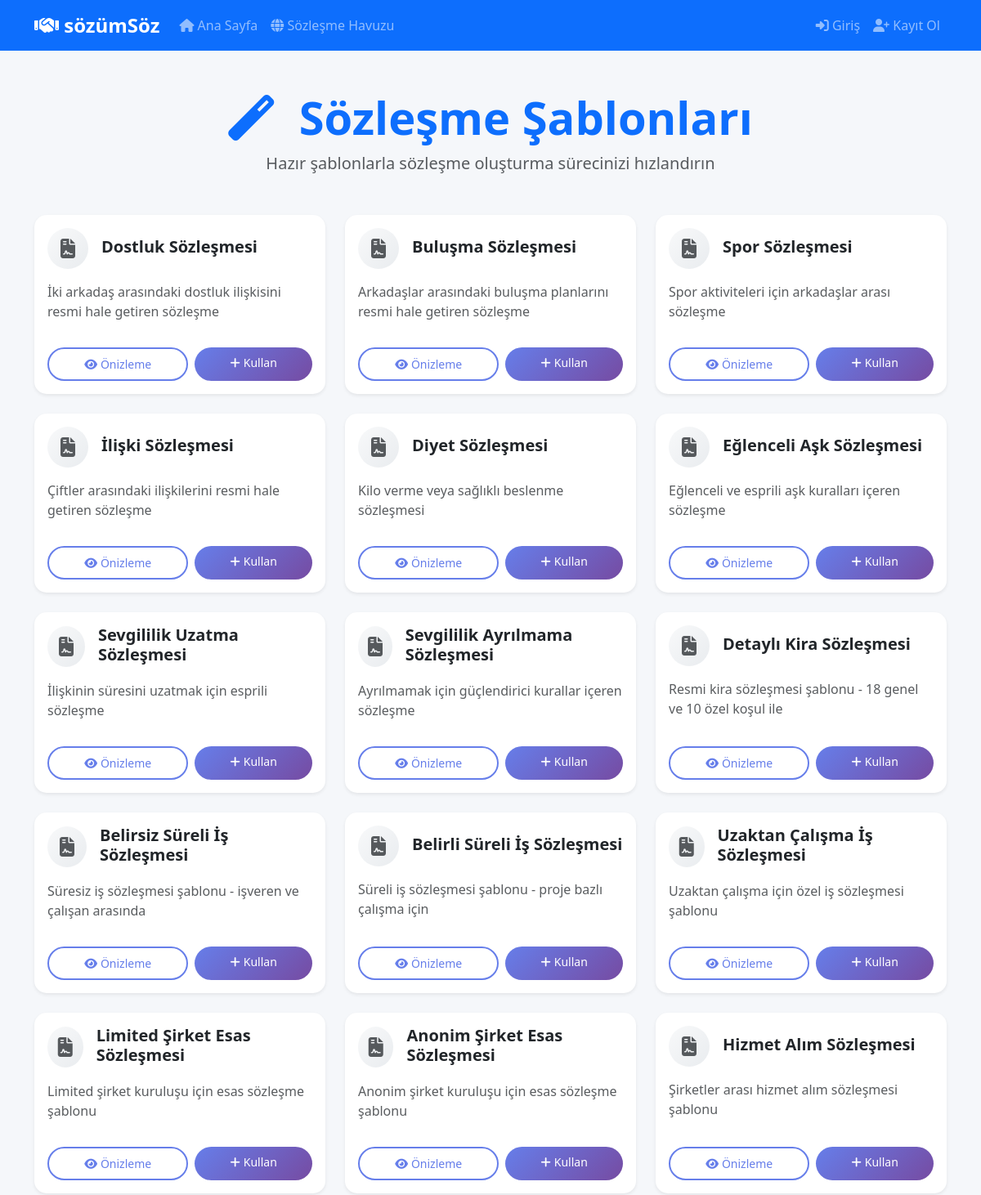
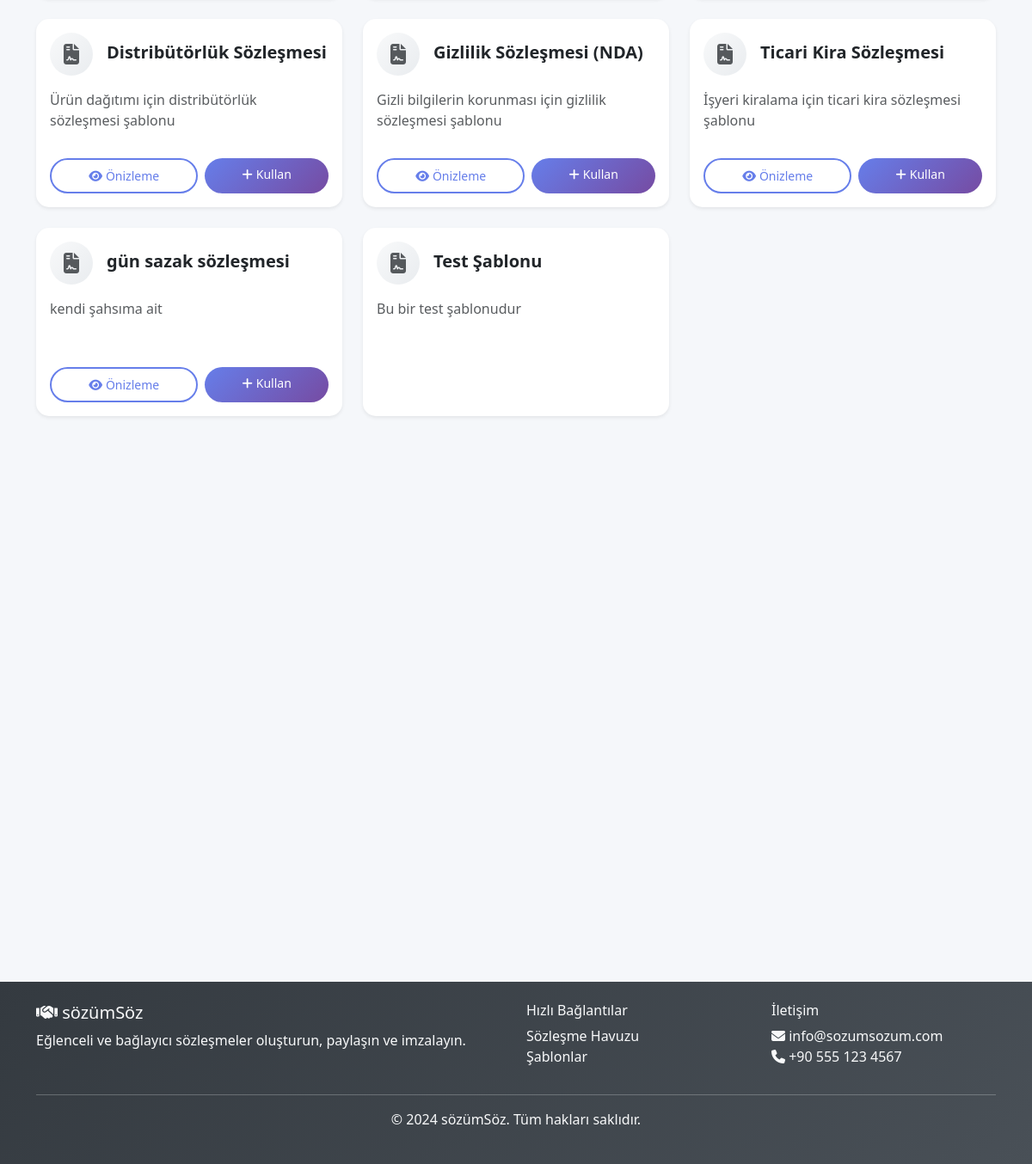
/templates/, run on the app's committed database (2 pictures, top to bottom).
### contracts/models.py (models this page shows, shortened)
class ContractTemplate(models.Model):
    title = models.CharField(max_length=200, verbose_name="Şablon Başlığı")
    content = models.TextField(verbose_name="Şablon İçeriği")
    description = models.TextField(blank=True, null=True, verbose_name="Açıklama")
    creator = models.ForeignKey(User, on_delete=models.CASCADE, related_name='created_templates', verbose_name="Oluşturan", null=True, blank=True)
    category = models.CharField(max_length=100, blank=True, null=True, verbose_name="Kategori")
    tags = models.CharField(max_length=500, blank=True, null=True, verbose_name="Etiketler", help_text="Virgülle ayırın")
    is_active = models.BooleanField(default=True, verbose_name="Aktif")
    is_public = models.BooleanField(default=False, verbose_name="Herkese Açık")
    usage_count = models.PositiveIntegerField(default=0, verbose_name="Kullanım Sayısı")
    is_shareable = models.BooleanField(default=False, verbose_name="Paylaşılabilir")
    share_code = models.CharField(max_length=50, unique=True, null=True, blank=True, verbose_name="Paylaşım Kodu")
    share_expires_at = models.DateTimeField(null=True, blank=True, verbose_name="Paylaşım Bitiş Tarihi")
    created_at = models.DateTimeField(auto_now_add=True)
    updated_at = models.DateTimeField(auto_now=True)
    class Meta:
        verbose_name = "Sözleşme Şablonu"
        verbose_name_plural = "Sözleşme Şablonları"
        ordering = ['-created_at']

### contracts/views.py (the view, shortened to what this page needs)
# urls.py: path('templates/', views.contract_templates, name='contract_templates'),
def contract_templates(request):
    templates = ContractTemplate.objects.filter(is_active=True)
    invited_contracts_count = 0
    return render(request, 'contracts/contract_templates.html', {
        'templates': templates,
        'invited_contracts_count': invited_contracts_count
    })

### contracts/context_processors.py (called while the page is built, shortened)
def contract_counts(request):
    if not request.user.is_authenticated:
        return {
            'declined_contracts_count': 0,
            'invited_contracts_count': 0
        }

### templates/contracts/contract_templates.html (shortened to what this page needs)
{% extends 'base.html' %}
{% load static %}
{% block content %}
<div class="container py-5">
    <div class="row">
        <div class="col-12">
            <div class="text-center mb-5">
                <h1 class="display-4 fw-bold text-primary">
                    <i class="fas fa-magic me-3"></i>
                    Sözleşme Şablonları
                </h1>
                <p class="lead text-muted">
                    Hazır şablonlarla sözleşme oluşturma sürecinizi hızlandırın
                </p>
            </div>
            {% if templates %}
                <div class="row g-4">
                    {% for template in templates %}
                        <div class="col-md-6 col-lg-4">
                            <div class="card h-100 border-0 shadow-sm hover-lift">
                                <div class="card-body d-flex flex-column">
                                    <div class="d-flex align-items-center mb-3">
                                        <div class="template-icon me-3">
                                            {% if template.template_type == 'friendship' %}
                                                <i class="fas fa-heart text-danger"></i>
                                            {% elif template.template_type == 'meeting' %}
                                                <i class="fas fa-calendar text-info"></i>
                                            {% elif template.template_type == 'sports' %}
                                                <i class="fas fa-futbol text-success"></i>
                                            {% elif template.template_type == 'relationship' %}
                                                <i class="fas fa-heart text-warning"></i>
                                            {% elif template.template_type == 'travel' %}
                                                <i class="fas fa-plane text-primary"></i>
                                            {% elif template.template_type == 'diet' %}
                                                <i class="fas fa-apple-alt text-success"></i>
                                            {% elif template.template_type == 'study' %}
                                                <i class="fas fa-book text-info"></i>
                                            {% elif template.template_type == 'cooking' %}
                                                <i class="fas fa-utensils text-warning"></i>
                                            {% elif template.template_type == 'household' %}
                                                <i class="fas fa-home text-secondary"></i>
                                            {% elif template.template_type == 'delivery' %}
                                                <i class="fas fa-truck text-primary"></i>
                                            {% else %}
                                                <i class="fas fa-file-contract text-muted"></i>
                                            {% endif %}
                                        </div>
                                        <div>
                                            <h5 class="card-title fw-bold mb-1">{{ template.title }}</h5>
                                        </div>
                                    </div>
                                    <p class="card-text text-muted flex-grow-1">
                                        {{ template.description }}
                                    </p>
                                    <div class="d-flex gap-2 mt-3">
                                        <button class="btn btn-outline-primary btn-sm flex-fill"
                                                onclick="previewTemplate('{{ template.title }}', '{{ template.content|escapejs }}')">
                                            <i class="fas fa-eye me-1"></i>Önizleme
                                        </button>
                                        <a href="{% url 'contracts:contract_create' %}?template={{ template.id }}"
                                           class="btn btn-primary btn-sm flex-fill">
                                            <i class="fas fa-plus me-1"></i>Kullan
                                        </a>
                                    </div>
                                </div>
                            </div>
                        </div>
                    {% endfor %}
                </div>
            {% endif %}
        </div>
    </div>
</div>
{% endblock %}

### templates/base.html (shortened to what this page needs)
{% load static %}
<!DOCTYPE html>
<html lang="tr">
<head>
    <link href="https://cdn.jsdelivr.net/npm/bootstrap@5.3.0/dist/css/bootstrap.min.css" rel="stylesheet">
    <link rel="stylesheet" href="https://cdnjs.cloudflare.com/ajax/libs/font-awesome/6.4.0/css/all.min.css">
    <link rel="stylesheet" href="{% static 'css/style.css' %}">
</head>
    <body {% if user.is_authenticated %}data-user-authenticated="true"{% endif %}>
    <nav class="navbar navbar-expand-lg navbar-dark bg-primary">
        <div class="container">
            <a class="navbar-brand" href="{% url 'contracts:home' %}">
                <i class="fas fa-handshake"></i> sözümSöz
            </a>
            <div class="collapse navbar-collapse" id="navbarNav">
                <ul class="navbar-nav me-auto">
                    <li class="nav-item">
                        <a class="nav-link" href="{% url 'contracts:home' %}">
                            <i class="fas fa-home"></i> Ana Sayfa
                        </a>
                    </li>
                    <li class="nav-item">
                        <a class="nav-link" href="{% url 'contracts:contract_pool' %}">
                            <i class="fas fa-globe"></i> Sözleşme Havuzu
                        </a>
                    </li>
                </ul>
                <ul class="navbar-nav">
                    {% if user.is_authenticated %}
                        <li class="nav-item dropdown">
                            <a class="nav-link dropdown-toggle position-relative" href="#" id="notificationDropdown" role="button" data-bs-toggle="dropdown">
                                <i class="fas fa-bell"></i>
                                <span class="badge bg-danger position-absolute top-0 start-100 translate-middle rounded-pill"
                                      data-notification-id="unread-notifications-count" style="display: none;">0</span>
                            </a>
                            <ul class="dropdown-menu dropdown-menu-end notification-dropdown" style="width: 350px; max-height: 400px; overflow-y: auto;">
                                <li class="dropdown-header d-flex justify-content-between align-items-center">
                                    <span>Bildirimler</span>
                                    <button class="btn btn-sm btn-outline-primary" onclick="markAllNotificationsRead()" style="font-size: 0.7rem;">
                                        Tümünü Okundu İşaretle
                                    </button>
                                </li>
                                <li><hr class="dropdown-divider"></li>
                                <div id="notificationDropdownContent">
                                    <li class="text-center py-3">
                                        <div class="spinner-border spinner-border-sm" role="status">
                                            <span class="visually-hidden">Yükleniyor...</span>
                                        </div>
                                        <small class="text-muted d-block mt-2">Bildirimler yükleniyor...</small>
                                    </li>
                                </div>
                                <li><hr class="dropdown-divider"></li>
                                <li>
                                    <a class="dropdown-item text-center" href="{% url 'contracts:notifications_list' %}">
                                        <i class="fas fa-list me-1"></i>
                                        Tüm Bildirimleri Gör
                                    </a>
                                </li>
                            </ul>
                        </li>
                        <li class="nav-item dropdown">
                            <a class="nav-link dropdown-toggle" href="#" id="userDropdown" role="button" data-bs-toggle="dropdown">
                                <i class="fas fa-user"></i> {{ user.get_full_name|default:user.username }}
                            </a>
                            <ul class="dropdown-menu">
                                <li><a class="dropdown-item" href="{% url 'contracts:profile' %}">
                                    <i class="fas fa-user-circle"></i> Profil
                                </a></li>
                                <li><a class="dropdown-item" href="{% url 'contracts:my_templates' %}">
                                    <i class="fas fa-file-alt"></i> Şablonlarım
                                </a></li>
                                <li><a class="dropdown-item" href="{% url 'contracts:signed_contracts' %}">
                                    <i class="fas fa-signature"></i> İmzalananlar
                                </a></li>
                                <li><hr class="dropdown-divider"></li>
                                <li><form method="post" action="{% url 'account_logout' %}">
                                    {% csrf_token %}
                                    <button type="submit" class="dropdown-item">
                                        <i class="fas fa-sign-out-alt"></i> Çıkış
                                    </button>
                                </form></li>
                            </ul>
                        </li>
                    {% else %}
                        <li class="nav-item">
                            <a class="nav-link" href="{% url 'account_login' %}">
                                <i class="fas fa-sign-in-alt"></i> Giriş
                            </a>
                        </li>
                        <li class="nav-item">
                            <a class="nav-link" href="{% url 'account_signup' %}">
                                <i class="fas fa-user-plus"></i> Kayıt Ol
                            </a>
                        </li>
                    {% endif %}
                </ul>
            </div>
        </div>
    </nav>
    <main class="flex-grow-1">
        {% block content %}{% endblock %}
    </main>
    <footer class="bg-dark text-light py-4 mt-5">
        <div class="container">
            <div class="row">
                <div class="col-md-6">
                    <h5><i class="fas fa-handshake"></i> sözümSöz</h5>
                    <p>Eğlenceli ve bağlayıcı sözleşmeler oluşturun, paylaşın ve imzalayın.</p>
                </div>
                <div class="col-md-3">
                    <h6>Hızlı Bağlantılar</h6>
                    <ul class="list-unstyled">
                        <li><a href="{% url 'contracts:contract_pool' %}" class="text-light">Sözleşme Havuzu</a></li>
                        <li><a href="{% url 'contracts:contract_templates' %}" class="text-light">Şablonlar</a></li>
                    </ul>
                </div>
                <div class="col-md-3">
                    <h6>İletişim</h6>
                    <ul class="list-unstyled">
                        <li><i class="fas fa-envelope"></i> info@sozumsozum.com</li>
                        <li><i class="fas fa-phone"></i> +90 555 123 4567</li>
                    </ul>
                </div>
            </div>
            <hr>
            <div class="text-center">
                <p>&copy; 2024 sözümSöz. Tüm hakları saklıdır.</p>
            </div>
        </div>
    </footer>
</body>
</html>

### static/css/style.css (style rules this page uses)
:root { --primary-color: #667eea; --secondary-color: #764ba2; --success-color: #28a745; --warning-color: #ffc107; --danger-color: #dc3545; --info-color: #17a2b8; --light-color: #f8f9fa; --dark-color: #343a40; }
body { font-family: 'Segoe UI', Tahoma, Geneva, Verdana, sans-serif; background-color: #f5f7fa; }
.navbar-brand { font-weight: bold; font-size: 1.5rem; }
.card { border: none; border-radius: 15px; box-shadow: 0 4px 15px rgba(0, 0, 0, 0.1); transition: transform 0.3s ease, box-shadow 0.3s ease; }
.btn { border-radius: 25px; padding: 0.5rem 1.5rem; font-weight: 500; transition: all 0.3s ease; }
.btn-primary { background: linear-gradient(135deg, var(--primary-color), var(--secondary-color)); border: none; }
.btn-outline-primary { border: 2px solid var(--primary-color); color: var(--primary-color); }
footer { background: linear-gradient(135deg, var(--dark-color), #495057); margin-top: auto; }
.hover-lift { transition: transform 0.3s ease; }
a { color: var(--primary-color); text-decoration: none; transition: color 0.3s ease; }

### templates/contracts/contract_templates.html (style rules this page uses)
.hover-lift { transition: transform 0.3s ease, box-shadow 0.3s ease; }
.template-icon { width: 50px; height: 50px; border-radius: 50%; background: linear-gradient(135deg, #f8f9fa, #e9ecef); display: flex; align-items: center; justify-content: center; font-size: 1.5rem; }

### data on the page
ContractTemplate: title "Dostluk Sözleşmesi", description "İki arkadaş arasındaki dostluk ilişkisini resmi hale getiren sözleşme"
ContractTemplate: title "Buluşma Sözleşmesi", description "Arkadaşlar arasındaki buluşma planlarını resmi hale getiren sözleşme"
ContractTemplate: title "Spor Sözleşmesi", description "Spor aktiviteleri için arkadaşlar arası sözleşme"
ContractTemplate: title "İlişki Sözleşmesi", description "Çiftler arasındaki ilişkilerini resmi hale getiren sözleşme"
ContractTemplate: title "Diyet Sözleşmesi", description "Kilo verme veya sağlıklı beslenme sözleşmesi"
ContractTemplate: title "Eğlenceli Aşk Sözleşmesi", description "Eğlenceli ve esprili aşk kuralları içeren sözleşme"
ContractTemplate: title "Sevgililik Uzatma Sözleşmesi", description "İlişkinin süresini uzatmak için esprili sözleşme"
ContractTemplate: title "Sevgililik Ayrılmama Sözleşmesi", description "Ayrılmamak için güçlendirici kurallar içeren sözleşme"
ContractTemplate: title "Detaylı Kira Sözleşmesi", description "Resmi kira sözleşmesi şablonu - 18 genel ve 10 özel koşul ile"
ContractTemplate: title "Belirsiz Süreli İş Sözleşmesi", description "Süresiz iş sözleşmesi şablonu - işveren ve çalışan arasında"
ContractTemplate: title "Belirli Süreli İş Sözleşmesi", description "Süreli iş sözleşmesi şablonu - proje bazlı çalışma için"
ContractTemplate: title "Uzaktan Çalışma İş Sözleşmesi", description "Uzaktan çalışma için özel iş sözleşmesi şablonu"
ContractTemplate: title "Limited Şirket Esas Sözleşmesi", description "Limited şirket kuruluşu için esas sözleşme şablonu"
ContractTemplate: title "Anonim Şirket Esas Sözleşmesi", description "Anonim şirket kuruluşu için esas sözleşme şablonu"
ContractTemplate: title "Hizmet Alım Sözleşmesi", description "Şirketler arası hizmet alım sözleşmesi şablonu"
ContractTemplate: title "Distribütörlük Sözleşmesi", description "Ürün dağıtımı için distribütörlük sözleşmesi şablonu"
ContractTemplate: title "Gizlilik Sözleşmesi (NDA)", description "Gizli bilgilerin korunması için gizlilik sözleşmesi şablonu"
ContractTemplate: title "Ticari Kira Sözleşmesi", description "İşyeri kiralama için ticari kira sözleşmesi şablonu"
ContractTemplate: title "gün sazak sözleşmesi", description "kendi şahsıma ait"
ContractTemplate: title "Test Şablonu", description "Bu bir test şablonudur"
